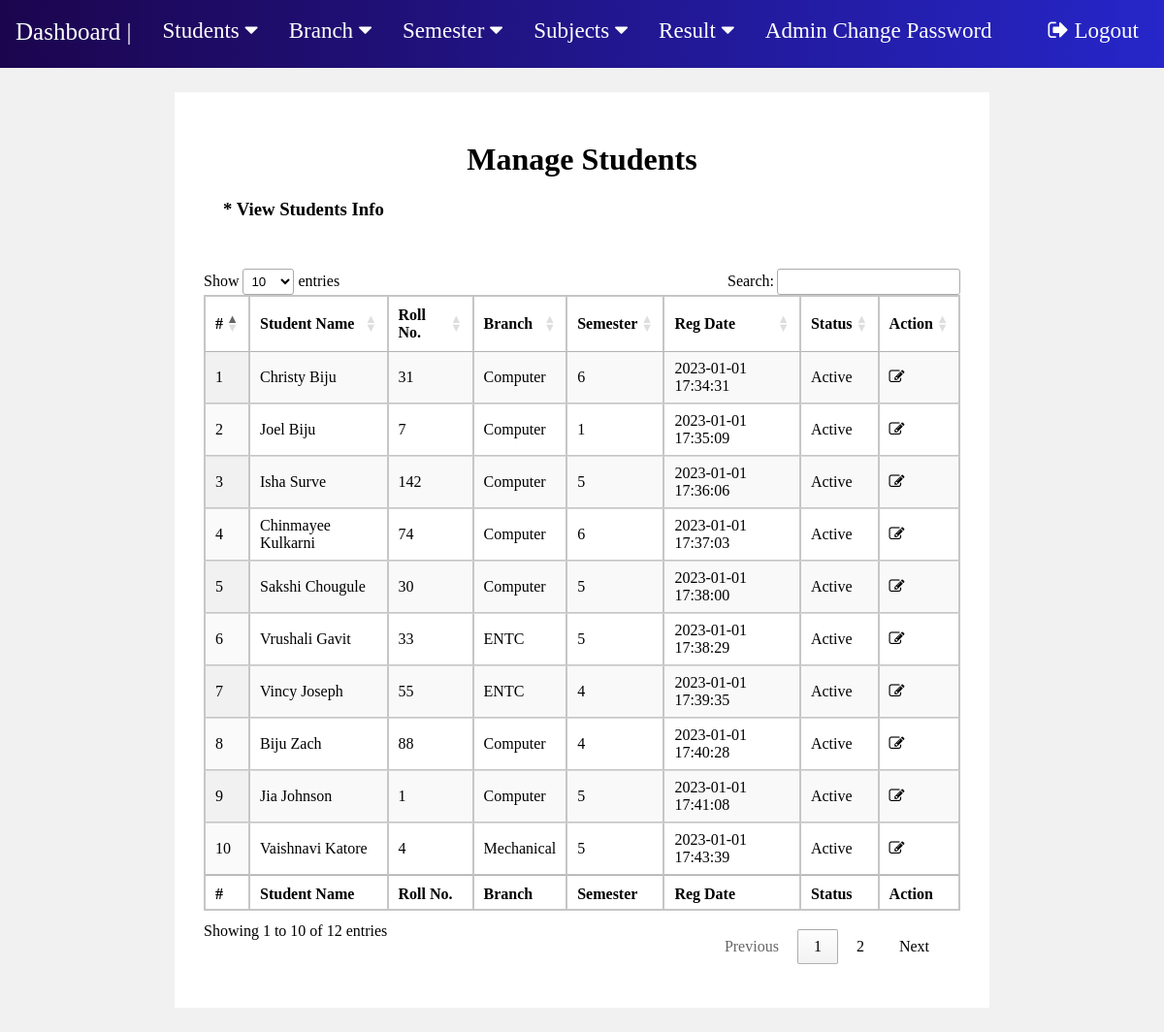
The page /manage-students.php (signed in) on the database its author committed.
### tables this page shows
CREATE TABLE `student` (
  `reg_id` int(255) NOT NULL,
  `Name` varchar(200) NOT NULL,
  `Roll_No` int(160) NOT NULL,
  `Email` varchar(100) NOT NULL,
  `Gender` varchar(50) NOT NULL,
  `DOB` varchar(100) NOT NULL,
  `branch_id` int(100) NOT NULL,
  `sem_id` int(8) NOT NULL,
  `Reg_date` timestamp NOT NULL DEFAULT current_timestamp(),
  `status` int(1) NOT NULL
);

CREATE TABLE `branch` (
  `branch_id` int(50) NOT NULL,
  `branch` varchar(100) NOT NULL
);

CREATE TABLE `semester` (
  `sem_id` int(9) NOT NULL,
  `semester` int(100) NOT NULL
);

### manage-students.php (the view, shortened to what this page needs)
<?php
include "includes/connection.php";
?>
<!DOCTYPE html>
<html lang="en">
<head>
    <link rel="stylesheet" type="text/css" href="css/fp1.css?version=51">
	<link rel="stylesheet" href=
"https://cdn.datatables.net/1.10.22/css/jquery.dataTables.min.css" />
</head>
<body>
    <?php include "nav.php";?>
    <div class="m2">
        <h1 style="text-align:center;">Manage Students</h1>
        <h3 style="margin : 20px; margin-bottom:50px">* View Students Info</h3>
        <table id="tableID" class="display">
            <thead  >
                <tr >
                    <th >#</th>
                    <th>Student Name</th>
                    <th>Roll No.</th>
                    <th>Branch</th>
                    <th>Semester</th>
                    <th>Reg Date</th>
                    <th>Status</th>
                    <th>Action</th>
                </tr>
            </thead>
            <tfoot>
                <tr>
                    <th>#</th>
                    <th>Student Name</th>
                    <th>Roll No.</th>
                    <th>Branch</th>
                    <th>Semester</th>
                    <th>Reg Date</th>
                    <th>Status</th>
                    <th>Action</th>
                </tr>
            </tfoot>
            <tbody>
<?php
$sql = "SELECT student.Name, student.Roll_No, student.Reg_date, student.status, student.reg_id, branch.branch, semester.semester from student join branch on student.branch_id = branch.branch_id join semester on student.sem_id = semester.sem_id ";
$result = mysqli_query($conn, $sql);
$c = 1;
$num = mysqli_num_rows($result);
if($num > 0){
    while($row = mysqli_fetch_assoc($result)){
        ?>
        <tr>
            <td><?php echo $c;?></td>
            <td><?php echo $row['Name'];?></td>
            <td><?php echo $row['Roll_No'];?></td>
            <td><?php echo $row['branch'];?></td>
            <td><?php echo $row['semester'];?></td>
            <td><?php echo $row['Reg_date'];?></td>
            <td><?php if($row['status'] == 1){
                echo "Active";
            }
            else{
                echo "Blocked";
            };?></td>
            <td><a href="edit-student.php?stid=<?php echo $row['reg_id'];?>"><i class="fa fa-edit" title="Edit Record"></i> </a></td>
        </tr>
        <?php
        $c++;
    }
}
?>
            </tbody>
        </table>
    </div>
</body>
</html>

### nav.php (shortened to what this page needs)
    <!DOCTYPE html>
<html>
<head>
<link rel="stylesheet" href="https://cdnjs.cloudflare.com/ajax/libs/font-awesome/4.7.0/css/font-awesome.min.css">
 <link rel="stylesheet" href="css/nav.css">
</head>
<body>
<div class="navbar">
  <a href="dashboard.php">Dashboard | </a>
  <div class="dropdown">
    <button class="dropbtn">Students
      <i class="fa fa-caret-down"></i>
    </button>
  </div>
  <div class="dropdown">
    <button class="dropbtn">Branch
      <i class="fa fa-caret-down"></i>
    </button>
  </div>
  <div class="dropdown">
    <button class="dropbtn">Semester
      <i class="fa fa-caret-down"></i>
    </button>
  </div>
  <div class="dropdown">
    <button class="dropbtn">Subjects
      <i class="fa fa-caret-down"></i>
    </button>
  </div>
  <div class="dropdown">
    <button class="dropbtn">Result
      <i class="fa fa-caret-down"></i>
    </button>
  </div>
  <a href="change-password.php"style="font-size : 23px" >Admin Change Password </a>
  <a href="logout.php"style="font-size : 23px; float:right; margin-right : 10px" ><i class="fa fa-sign-out"></i> Logout </a>
</div>
</body>
</html>

### css/fp1.css (style rules this page uses)
body { background-color: rgb(241, 241, 241); margin: 0; }
table { border: 1px solid rgb(199, 197, 197); margin: auto auto; border-collapse: collapse; width: 95%; margin-bottom: 50px; }
th, td { border-collapse: collapse; padding: 8px; text-align: left; border: 1px solid rgb(199, 197, 197); border-collapse: collapse; }
th { text-align: left; }
a { text-decoration: none; color: black; }
.m2 { background-color:White; border: 30px solid white; margin : 25px auto; width: 65%; }

### css/nav.css (style rules this page uses)
.navbar { padding-top:5px; height : 65px; overflow: hidden; background:linear-gradient(to right,rgb(28, 5, 78),rgb(38, 38, 201)); }
.navbar a { float: left; font-size: 25px; color: white; text-align: center; padding: 14px 16px; text-decoration: none; }
.dropdown { float: left; overflow: hidden; }
.dropdown .dropbtn { font-size: 23px; border: none; outline: none; color: white; padding: 14px 16px; background-color: inherit; font-family: inherit; margin: 0; }

### rows shown on the page
student: Name "Christy Biju", Roll_No "31", branch.branch "Computer", sem.semester "6", Reg_date "2023-01-01 17:34:31", status "Active"
student: Name "Joel Biju", Roll_No "7", branch.branch "Computer", sem.semester "1", Reg_date "2023-01-01 17:35:09", status "Active"
student: Name "Isha Surve", Roll_No "142", branch.branch "Computer", sem.semester "5", Reg_date "2023-01-01 17:36:06", status "Active"
student: Name "Chinmayee Kulkarni", Roll_No "74", branch.branch "Computer", sem.semester "6", Reg_date "2023-01-01 17:37:03", status "Active"
student: Name "Sakshi Chougule", Roll_No "30", branch.branch "Computer", sem.semester "5", Reg_date "2023-01-01 17:38:00", status "Active"
student: Name "Vrushali Gavit", Roll_No "33", branch.branch "ENTC", sem.semester "5", Reg_date "2023-01-01 17:38:29", status "Active"
student: Name "Vincy Joseph", Roll_No "55", branch.branch "ENTC", sem.semester "4", Reg_date "2023-01-01 17:39:35", status "Active"
student: Name "Biju Zach", Roll_No "88", branch.branch "Computer", sem.semester "4", Reg_date "2023-01-01 17:40:28", status "Active"
student: Name "Jia Johnson", Roll_No "1", branch.branch "Computer", sem.semester "5", Reg_date "2023-01-01 17:41:08", status "Active"
student: Name "Vaishnavi Katore", Roll_No "4", branch.branch "Mechanical", sem.semester "5", Reg_date "2023-01-01 17:43:39", status "Active"
